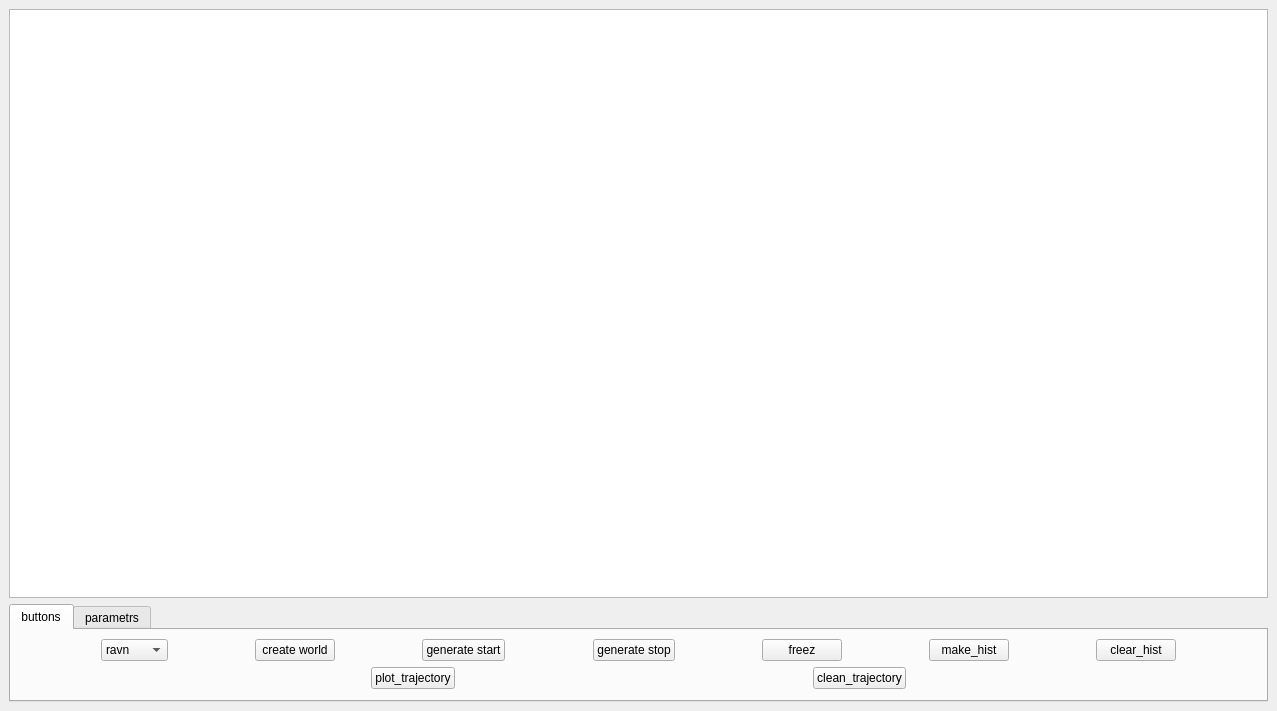
<?xml version="1.0" encoding="UTF-8"?>
<ui version="4.0">
 <class>MainWindow</class>
 <widget class="QMainWindow" name="MainWindow">
  <property name="geometry">
   <rect>
    <x>0</x>
    <y>0</y>
    <width>1277</width>
    <height>711</height>
   </rect>
  </property>
  <property name="windowTitle">
   <string>MainWindow</string>
  </property>
  <widget class="QWidget" name="centralwidget">
   <layout class="QGridLayout" name="gridLayout_2">
    <item row="0" column="0">
     <layout class="QVBoxLayout" name="verticalLayout">
      <item>
       <widget class="QGraphicsView" name="graphicsView"/>
      </item>
      <item>
       <widget class="QTabWidget" name="tabWidget">
        <property name="sizePolicy">
         <sizepolicy hsizetype="Expanding" vsizetype="Minimum">
          <horstretch>0</horstretch>
          <verstretch>0</verstretch>
         </sizepolicy>
        </property>
        <property name="currentIndex">
         <number>0</number>
        </property>
        <widget class="QWidget" name="tab_3">
         <attribute name="title">
          <string>buttons</string>
         </attribute>
         <layout class="QGridLayout" name="gridLayout">
          <item row="0" column="0">
           <layout class="QHBoxLayout" name="horizontalLayout">
            <item>
             <spacer name="horizontalSpacer_5">
              <property name="orientation">
               <enum>Qt::Horizontal</enum>
              </property>
              <property name="sizeHint" stdset="0">
               <size>
                <width>40</width>
                <height>20</height>
               </size>
              </property>
             </spacer>
            </item>
            <item>
             <widget class="QComboBox" name="comboBox">
              <item>
               <property name="text">
                <string>ravn</string>
               </property>
              </item>
              <item>
               <property name="text">
                <string>classic</string>
               </property>
              </item>
             </widget>
            </item>
            <item>
             <spacer name="horizontalSpacer">
              <property name="orientation">
               <enum>Qt::Horizontal</enum>
              </property>
              <property name="sizeHint" stdset="0">
               <size>
                <width>40</width>
                <height>20</height>
               </size>
              </property>
             </spacer>
            </item>
            <item>
             <widget class="QPushButton" name="pushButton">
              <property name="text">
               <string>create world</string>
              </property>
             </widget>
            </item>
            <item>
             <spacer name="horizontalSpacer_3">
              <property name="orientation">
               <enum>Qt::Horizontal</enum>
              </property>
              <property name="sizeHint" stdset="0">
               <size>
                <width>40</width>
                <height>20</height>
               </size>
              </property>
             </spacer>
            </item>
            <item>
             <widget class="QPushButton" name="pushButton_3">
              <property name="text">
               <string>generate start</string>
              </property>
             </widget>
            </item>
            <item>
             <spacer name="horizontalSpacer_4">
              <property name="orientation">
               <enum>Qt::Horizontal</enum>
              </property>
              <property name="sizeHint" stdset="0">
               <size>
                <width>40</width>
                <height>20</height>
               </size>
              </property>
             </spacer>
            </item>
            <item>
             <widget class="QPushButton" name="pushButton_2">
              <property name="text">
               <string>generate stop</string>
              </property>
             </widget>
            </item>
            <item>
             <spacer name="horizontalSpacer_2">
              <property name="orientation">
               <enum>Qt::Horizontal</enum>
              </property>
              <property name="sizeHint" stdset="0">
               <size>
                <width>40</width>
                <height>20</height>
               </size>
              </property>
             </spacer>
            </item>
            <item>
             <widget class="QPushButton" name="pushButton_4">
              <property name="text">
               <string>freez</string>
              </property>
             </widget>
            </item>
            <item>
             <spacer name="horizontalSpacer_20">
              <property name="orientation">
               <enum>Qt::Horizontal</enum>
              </property>
              <property name="sizeHint" stdset="0">
               <size>
                <width>40</width>
                <height>20</height>
               </size>
              </property>
             </spacer>
            </item>
            <item>
             <widget class="QPushButton" name="pushButton_5">
              <property name="text">
               <string>make_hist</string>
              </property>
             </widget>
            </item>
            <item>
             <spacer name="horizontalSpacer_21">
              <property name="orientation">
               <enum>Qt::Horizontal</enum>
              </property>
              <property name="sizeHint" stdset="0">
               <size>
                <width>40</width>
                <height>20</height>
               </size>
              </property>
             </spacer>
            </item>
            <item>
             <widget class="QPushButton" name="pushButton_6">
              <property name="text">
               <string>clear_hist</string>
              </property>
             </widget>
            </item>
            <item>
             <spacer name="horizontalSpacer_22">
              <property name="orientation">
               <enum>Qt::Horizontal</enum>
              </property>
              <property name="sizeHint" stdset="0">
               <size>
                <width>40</width>
                <height>20</height>
               </size>
              </property>
             </spacer>
            </item>
           </layout>
          </item>
          <item row="1" column="0">
           <layout class="QHBoxLayout" name="horizontalLayout_2">
            <item>
             <spacer name="horizontalSpacer_23">
              <property name="orientation">
               <enum>Qt::Horizontal</enum>
              </property>
              <property name="sizeHint" stdset="0">
               <size>
                <width>40</width>
                <height>20</height>
               </size>
              </property>
             </spacer>
            </item>
            <item>
             <widget class="QPushButton" name="pushButton_7">
              <property name="text">
               <string>plot_trajectory</string>
              </property>
             </widget>
            </item>
            <item>
             <spacer name="horizontalSpacer_24">
              <property name="orientation">
               <enum>Qt::Horizontal</enum>
              </property>
              <property name="sizeHint" stdset="0">
               <size>
                <width>40</width>
                <height>20</height>
               </size>
              </property>
             </spacer>
            </item>
            <item>
             <widget class="QPushButton" name="pushButton_8">
              <property name="text">
               <string>clean_trajectory</string>
              </property>
             </widget>
            </item>
            <item>
             <spacer name="horizontalSpacer_25">
              <property name="orientation">
               <enum>Qt::Horizontal</enum>
              </property>
              <property name="sizeHint" stdset="0">
               <size>
                <width>40</width>
                <height>20</height>
               </size>
              </property>
             </spacer>
            </item>
           </layout>
          </item>
         </layout>
        </widget>
        <widget class="QWidget" name="tab_4">
         <attribute name="title">
          <string>parametrs</string>
         </attribute>
         <layout class="QVBoxLayout" name="verticalLayout_2">
          <item>
           <layout class="QHBoxLayout" name="horizontalLayout_4">
            <item>
             <spacer name="horizontalSpacer_7">
              <property name="orientation">
               <enum>Qt::Horizontal</enum>
              </property>
              <property name="sizeHint" stdset="0">
               <size>
                <width>40</width>
                <height>20</height>
               </size>
              </property>
             </spacer>
            </item>
            <item>
             <widget class="QLineEdit" name="lineEdit">
              <property name="text">
               <string>b=12.0</string>
              </property>
             </widget>
            </item>
            <item>
             <spacer name="horizontalSpacer_6">
              <property name="orientation">
               <enum>Qt::Horizontal</enum>
              </property>
              <property name="sizeHint" stdset="0">
               <size>
                <width>40</width>
                <height>20</height>
               </size>
              </property>
             </spacer>
            </item>
            <item>
             <widget class="QLineEdit" name="lineEdit_2">
              <property name="text">
               <string>a=25.0</string>
              </property>
             </widget>
            </item>
            <item>
             <spacer name="horizontalSpacer_8">
              <property name="orientation">
               <enum>Qt::Horizontal</enum>
              </property>
              <property name="sizeHint" stdset="0">
               <size>
                <width>40</width>
                <height>20</height>
               </size>
              </property>
             </spacer>
            </item>
            <item>
             <widget class="QLineEdit" name="lineEdit_3">
              <property name="text">
               <string>depth=0.5</string>
              </property>
             </widget>
            </item>
            <item>
             <spacer name="horizontalSpacer_9">
              <property name="orientation">
               <enum>Qt::Horizontal</enum>
              </property>
              <property name="sizeHint" stdset="0">
               <size>
                <width>40</width>
                <height>20</height>
               </size>
              </property>
             </spacer>
            </item>
            <item>
             <widget class="QLineEdit" name="lineEdit_7">
              <property name="text">
               <string>g=9.8155</string>
              </property>
             </widget>
            </item>
            <item>
             <spacer name="horizontalSpacer_16">
              <property name="orientation">
               <enum>Qt::Horizontal</enum>
              </property>
              <property name="sizeHint" stdset="0">
               <size>
                <width>40</width>
                <height>20</height>
               </size>
              </property>
             </spacer>
            </item>
            <item>
             <widget class="QLineEdit" name="lineEdit_12">
              <property name="text">
               <string>B_per_sek=100</string>
              </property>
             </widget>
            </item>
            <item>
             <spacer name="horizontalSpacer_19">
              <property name="orientation">
               <enum>Qt::Horizontal</enum>
              </property>
              <property name="sizeHint" stdset="0">
               <size>
                <width>40</width>
                <height>20</height>
               </size>
              </property>
             </spacer>
            </item>
           </layout>
          </item>
          <item>
           <layout class="QHBoxLayout" name="horizontalLayout_6">
            <item>
             <spacer name="horizontalSpacer_18">
              <property name="orientation">
               <enum>Qt::Horizontal</enum>
              </property>
              <property name="sizeHint" stdset="0">
               <size>
                <width>40</width>
                <height>20</height>
               </size>
              </property>
             </spacer>
            </item>
            <item>
             <widget class="QLineEdit" name="lineEdit_5">
              <property name="text">
               <string>R=0.2</string>
              </property>
             </widget>
            </item>
            <item>
             <spacer name="horizontalSpacer_10">
              <property name="orientation">
               <enum>Qt::Horizontal</enum>
              </property>
              <property name="sizeHint" stdset="0">
               <size>
                <width>40</width>
                <height>20</height>
               </size>
              </property>
             </spacer>
            </item>
            <item>
             <widget class="QLineEdit" name="lineEdit_4">
              <property name="text">
               <string>r=0.05</string>
              </property>
             </widget>
            </item>
            <item>
             <spacer name="horizontalSpacer_11">
              <property name="orientation">
               <enum>Qt::Horizontal</enum>
              </property>
              <property name="sizeHint" stdset="0">
               <size>
                <width>40</width>
                <height>20</height>
               </size>
              </property>
             </spacer>
            </item>
            <item>
             <widget class="QLineEdit" name="lineEdit_6">
              <property name="text">
               <string>Ny=12</string>
              </property>
             </widget>
            </item>
            <item>
             <spacer name="horizontalSpacer_12">
              <property name="orientation">
               <enum>Qt::Horizontal</enum>
              </property>
              <property name="sizeHint" stdset="0">
               <size>
                <width>40</width>
                <height>20</height>
               </size>
              </property>
             </spacer>
            </item>
            <item>
             <widget class="QLineEdit" name="lineEdit_8">
              <property name="text">
               <string>k=0.9</string>
              </property>
             </widget>
            </item>
            <item>
             <spacer name="horizontalSpacer_13">
              <property name="orientation">
               <enum>Qt::Horizontal</enum>
              </property>
              <property name="sizeHint" stdset="0">
               <size>
                <width>40</width>
                <height>20</height>
               </size>
              </property>
             </spacer>
            </item>
            <item>
             <widget class="QLineEdit" name="lineEdit_9">
              <property name="text">
               <string>gamma=0.0</string>
              </property>
             </widget>
            </item>
            <item>
             <spacer name="horizontalSpacer_14">
              <property name="orientation">
               <enum>Qt::Horizontal</enum>
              </property>
              <property name="sizeHint" stdset="0">
               <size>
                <width>40</width>
                <height>20</height>
               </size>
              </property>
             </spacer>
            </item>
            <item>
             <widget class="QLineEdit" name="lineEdit_10">
              <property name="text">
               <string>Nx2=25</string>
              </property>
             </widget>
            </item>
            <item>
             <spacer name="horizontalSpacer_15">
              <property name="orientation">
               <enum>Qt::Horizontal</enum>
              </property>
              <property name="sizeHint" stdset="0">
               <size>
                <width>40</width>
                <height>20</height>
               </size>
              </property>
             </spacer>
            </item>
            <item>
             <widget class="QLineEdit" name="lineEdit_11">
              <property name="text">
               <string>Ny2=12</string>
              </property>
             </widget>
            </item>
            <item>
             <spacer name="horizontalSpacer_17">
              <property name="orientation">
               <enum>Qt::Horizontal</enum>
              </property>
              <property name="sizeHint" stdset="0">
               <size>
                <width>40</width>
                <height>20</height>
               </size>
              </property>
             </spacer>
            </item>
           </layout>
          </item>
         </layout>
        </widget>
       </widget>
      </item>
     </layout>
    </item>
   </layout>
  </widget>
 </widget>
 <resources/>
 <connections/>
</ui>
